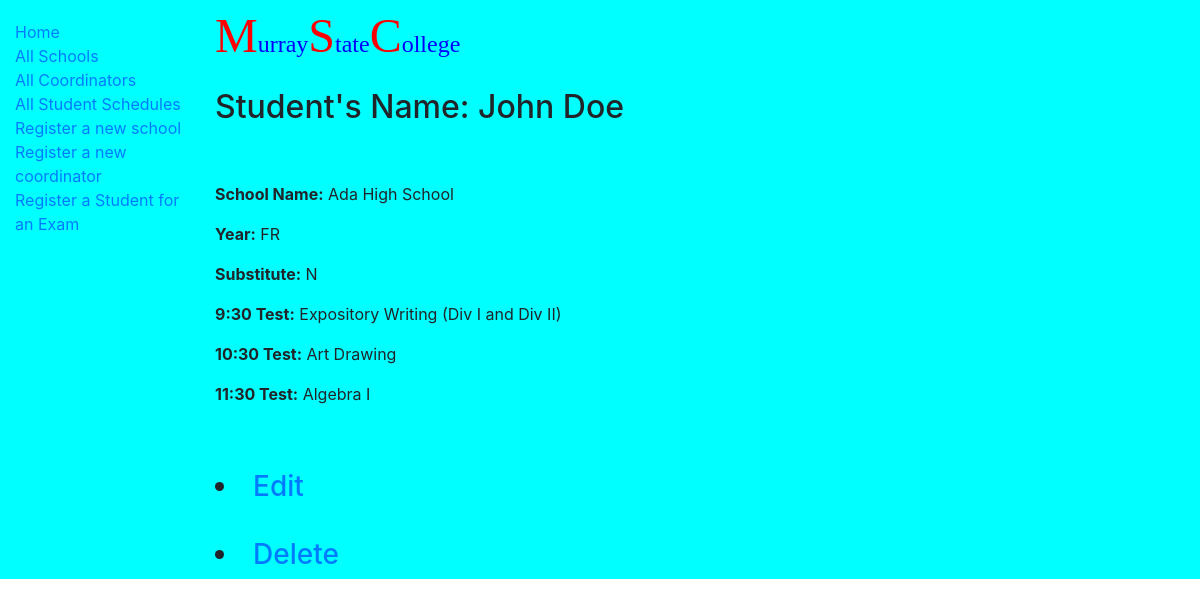
Page /catalog/testschedule/1077c695-8c9c-432a-8257-becaaf6c31db on the committed database.
### catalog/models.py (models this page shows, shortened)
class TestSchedule(models.Model):
    def display_schools(self):
        return ', '.join(school.school_name for school in self.school.all()[:100])
    FRESHMAN = 'FR'
    SOPHOMORE = 'SO'
    JUNIOR = 'JR'
    SENIOR = 'SR'
    YEAR_IN_SCHOOL_CHOICES = (
        (FRESHMAN, 'Freshman'),
        (SOPHOMORE, 'Sophomore'),
        (JUNIOR, 'Junior'),
        (SENIOR, 'Senior'),
    )
    YES ='Y'
    NO = 'N'
    SUBSTITUTE_CHOICES = (
        (YES, 'Yes'),
        (NO, 'No'),
    )
    List1 = list(Exam.objects.all())
    PickList=[]
    for i in range(len(List1)):
        a = str(List1[i])
        b = str(List1[i])
        List2 = (a,b)
        PickList.append(List2)
    c = ('No','-------')
    PickList.insert(0,c)
    PickTuple = tuple(PickList)
    id = models.UUIDField(primary_key=True, default=uuid.uuid4, help_text='Unique ID for this particular test registration')
    school = models.ManyToManyField(School, help_text='Select a school')
    student_first = models.CharField(max_length=100)
    student_last = models.CharField(max_length=100)
    year_in_school = models.CharField(
        max_length=2,
        choices=YEAR_IN_SCHOOL_CHOICES,
        default=FRESHMAN,
    )
    substitute = models.CharField(
        max_length=1,
        choices=SUBSTITUTE_CHOICES,
        default=NO,
    )
    Time_1 = models.CharField(
        max_length=45,
        choices=PickTuple,
        default='No',
    )
    Time_2 = models.CharField(
        max_length=45,
        choices=PickTuple,
        default='No',
    )
    Time_3 = models.CharField(
        max_length=45,
        choices=PickTuple,
        default='No',
    )
    class Meta:
        ordering = ['student_last', 'student_first']
    def get_absolute_url(self):
        return reverse('testschedule-detail', args=[str(self.id)])

class School(models.Model):
    NONE = '-'
    ONE = '1'
    TWO = '2'
    THREE = '3'
    FOUR = '4'
    DIV_CHOICES = (
        (NONE, '-'),
        (ONE, '1'),
        (TWO, '2'),
        (THREE, '3'),
        (FOUR, '4'),
    )
    school_name = models.CharField(max_length=100)
    division = models.CharField(
        max_length=1,
        choices=DIV_CHOICES,
        default=NONE,
    )
    address = models.CharField(max_length=100)
    city = models.CharField(max_length=30)
    state = USStateField(null=True, blank=True)
    zipcode = models.CharField(max_length=7)
    phone = models.CharField(max_length=10)
    class Meta:
        ordering = ['school_name']

### catalog/views.py (the view)
# urls.py: path('testschedule/<str:pk>', views.TestScheduleDetailView.as_view(), name='testschedule-detail'),
class TestScheduleDetailView(generic.DetailView):
    model = TestSchedule

### catalog/templates/catalog/TestSchedule_detail.html
{% extends "base_generic.html" %}
{% block content %}
  <p><font size="14" color="red" face="book antiqua">M</font><font size="5" color="blue" face="book antiqua">urray</font><font size="14" color="red" face="book antiqua">S</font><font size="5" color="blue" face="book antiqua">tate</font><font size="14" color="red" face="book antiqua">C</font><font size="5" color="blue" face="book antiqua">ollege</font></p>
  <h2>Student's Name: {{ testschedule.student_first }} {{ testschedule.student_last }}</h2>
  <br />
  <br />
  <p><strong>School Name:</strong> {{ testschedule.display_schools }}</p>
  <p><strong>Year:</strong> {{ testschedule.year_in_school }}</p>
  <p><strong>Substitute:</strong> {{ testschedule.substitute }}</p>
  <p><strong>9:30 Test:</strong> {{ testschedule.Time_1 }}</p>
  <p><strong>10:30 Test:</strong> {{ testschedule.Time_2 }}</p>
  <p><strong>11:30 Test:</strong> {{ testschedule.Time_3 }}</p>
  <br />
  <br />
  <h3>
  <li><a href="{{testschedule.get_absolute_url }}\update\">Edit</a></li>
  <br />
  <li><a href="{{testschedule.get_absolute_url }}\delete\">Delete</a></li>
  </h3>
{% endblock %}

### rows in the picture
TestSchedule: student_first "John", student_last "Doe", display_schools "Ada High School", year_in_school "FR", substitute "N", Time_1 "Expository Writing (Div I and Div II)", Time_2 "Art Drawing", Time_3 "Algebra I"
